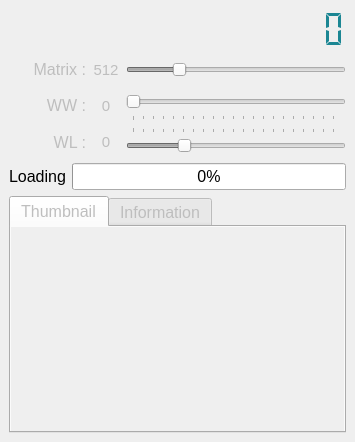
  <widget class="QDockWidget" name="dockWidgetBrowse">
   <property name="enabled">
    <bool>true</bool>
   </property>
   <property name="minimumSize">
    <size>
     <width>355</width>
     <height>442</height>
    </size>
   </property>
   <property name="baseSize">
    <size>
     <width>0</width>
     <height>0</height>
    </size>
   </property>
   <property name="font">
    <font>
     <pointsize>12</pointsize>
     <bold>false</bold>
     <stylestrategy>PreferDefault</stylestrategy>
    </font>
   </property>
   <property name="toolTip">
    <string>Browse</string>
   </property>
   <property name="statusTip">
    <string>Browse</string>
   </property>
   <property name="autoFillBackground">
    <bool>false</bool>
   </property>
   <property name="styleSheet">
    <string notr="true"/>
   </property>
   <property name="floating">
    <bool>false</bool>
   </property>
   <property name="features">
    <set>QDockWidget::DockWidgetClosable|QDockWidget::DockWidgetMovable</set>
   </property>
   <property name="windowTitle">
    <string>Browse</string>
   </property>
   <attribute name="dockWidgetArea">
    <number>1</number>
   </attribute>
   <widget class="QWidget" name="dockWidgetContentsBrowse">
    <layout class="QVBoxLayout" name="verticalLayout">
     <item>
      <widget class="QWidget" name="widget" native="true">
       <layout class="QVBoxLayout" name="verticalLayout_3">
        <property name="leftMargin">
         <number>0</number>
        </property>
        <property name="topMargin">
         <number>0</number>
        </property>
        <property name="rightMargin">
         <number>0</number>
        </property>
        <property name="bottomMargin">
         <number>0</number>
        </property>
        <item alignment="Qt::AlignRight">
         <widget class="QLCDNumber" name="lcdNumber">
          <property name="enabled">
           <bool>true</bool>
          </property>
          <property name="sizePolicy">
           <sizepolicy hsizetype="Fixed" vsizetype="Fixed">
            <horstretch>0</horstretch>
            <verstretch>0</verstretch>
           </sizepolicy>
          </property>
          <property name="minimumSize">
           <size>
            <width>100</width>
            <height>40</height>
           </size>
          </property>
          <property name="font">
           <font>
            <pointsize>10</pointsize>
            <bold>false</bold>
            <stylestrategy>PreferDefault</stylestrategy>
           </font>
          </property>
          <property name="mouseTracking">
           <bool>false</bool>
          </property>
          <property name="toolTip">
           <string>LCD</string>
          </property>
          <property name="toolTipDuration">
           <number>-1</number>
          </property>
          <property name="statusTip">
           <string>LCD</string>
          </property>
          <property name="autoFillBackground">
           <bool>false</bool>
          </property>
          <property name="styleSheet">
           <string notr="true">color: rgb(27, 134, 147);</string>
          </property>
          <property name="frameShape">
           <enum>QFrame::NoFrame</enum>
          </property>
          <property name="frameShadow">
           <enum>QFrame::Plain</enum>
          </property>
          <property name="lineWidth">
           <number>0</number>
          </property>
          <property name="smallDecimalPoint">
           <bool>false</bool>
          </property>
          <property name="segmentStyle">
           <enum>QLCDNumber::Flat</enum>
          </property>
         </widget>
        </item>
        <item>
         <layout class="QHBoxLayout" name="horizontalLayoutMatrix">
          <property name="spacing">
           <number>0</number>
          </property>
          <item alignment="Qt::AlignLeft">
           <widget class="QLabel" name="labelmatrix">
            <property name="enabled">
             <bool>false</bool>
            </property>
            <property name="sizePolicy">
             <sizepolicy hsizetype="Preferred" vsizetype="Preferred">
              <horstretch>0</horstretch>
              <verstretch>0</verstretch>
             </sizepolicy>
            </property>
            <property name="minimumSize">
             <size>
              <width>77</width>
              <height>30</height>
             </size>
            </property>
            <property name="font">
             <font>
              <pointsize>12</pointsize>
              <bold>false</bold>
              <stylestrategy>PreferDefault</stylestrategy>
             </font>
            </property>
            <property name="mouseTracking">
             <bool>true</bool>
            </property>
            <property name="toolTip">
             <string>Matrix</string>
            </property>
            <property name="statusTip">
             <string>Matrix</string>
            </property>
            <property name="text">
             <string>&lt;html&gt;&lt;head/&gt;&lt;body&gt;&lt;p&gt;Matrix :&lt;/p&gt;&lt;/body&gt;&lt;/html&gt;</string>
            </property>
            <property name="scaledContents">
             <bool>false</bool>
            </property>
            <property name="alignment">
             <set>Qt::AlignRight|Qt::AlignTrailing|Qt::AlignVCenter</set>
            </property>
            <property name="wordWrap">
             <bool>false</bool>
            </property>
           </widget>
          </item>
          <item>
           <widget class="QLabel" name="labelMatrix">
            <property name="enabled">
             <bool>false</bool>
            </property>
            <property name="sizePolicy">
             <sizepolicy hsizetype="Fixed" vsizetype="Fixed">
              <horstretch>0</horstretch>
              <verstretch>0</verstretch>
             </sizepolicy>
            </property>
            <property name="minimumSize">
             <size>
              <width>40</width>
              <height>30</height>
             </size>
            </property>
            <property name="baseSize">
             <size>
              <width>0</width>
              <height>0</height>
             </size>
            </property>
            <property name="font">
             <font>
              <pointsize>11</pointsize>
              <bold>false</bold>
              <stylestrategy>PreferDefault</stylestrategy>
             </font>
            </property>
            <property name="toolTip">
             <string>Matrix Value</string>
            </property>
            <property name="statusTip">
             <string>Matrix Value</string>
            </property>
            <property name="text">
             <string>512</string>
            </property>
            <property name="scaledContents">
             <bool>false</bool>
            </property>
            <property name="alignment">
             <set>Qt::AlignCenter</set>
            </property>
           </widget>
          </item>
          <item>
           <widget class="QSlider" name="horizontalSliderMatrix">
            <property name="enabled">
             <bool>false</bool>
            </property>
            <property name="minimumSize">
             <size>
              <width>0</width>
              <height>20</height>
             </size>
            </property>
            <property name="toolTip">
             <string>Set Matrix</string>
            </property>
            <property name="statusTip">
             <string>Set Matrix</string>
            </property>
            <property name="minimum">
             <number>64</number>
            </property>
            <property name="maximum">
             <number>2048</number>
            </property>
            <property name="value">
             <number>512</number>
            </property>
            <property name="orientation">
             <enum>Qt::Horizontal</enum>
            </property>
            <property name="invertedAppearance">
             <bool>false</bool>
            </property>
            <property name="invertedControls">
             <bool>false</bool>
            </property>
            <property name="tickPosition">
             <enum>QSlider::NoTicks</enum>
            </property>
           </widget>
          </item>
         </layout>
        </item>
        <item>
         <layout class="QHBoxLayout" name="horizontalLayoutWW">
          <property name="spacing">
           <number>0</number>
          </property>
          <item>
           <widget class="QLabel" name="labelww">
            <property name="enabled">
             <bool>false</bool>
            </property>
            <property name="sizePolicy">
             <sizepolicy hsizetype="Preferred" vsizetype="Preferred">
              <horstretch>0</horstretch>
              <verstretch>0</verstretch>
             </sizepolicy>
            </property>
            <property name="minimumSize">
             <size>
              <width>77</width>
              <height>30</height>
             </size>
            </property>
            <property name="font">
             <font>
              <pointsize>12</pointsize>
              <bold>false</bold>
              <stylestrategy>PreferDefault</stylestrategy>
             </font>
            </property>
            <property name="mouseTracking">
             <bool>true</bool>
            </property>
            <property name="text">
             <string>&lt;html&gt;&lt;head/&gt;&lt;body&gt;&lt;p&gt;WW :&lt;/p&gt;&lt;/body&gt;&lt;/html&gt;</string>
            </property>
            <property name="alignment">
             <set>Qt::AlignRight|Qt::AlignTrailing|Qt::AlignVCenter</set>
            </property>
           </widget>
          </item>
          <item>
           <widget class="QLabel" name="labelWW">
            <property name="enabled">
             <bool>false</bool>
            </property>
            <property name="sizePolicy">
             <sizepolicy hsizetype="Fixed" vsizetype="Fixed">
              <horstretch>0</horstretch>
              <verstretch>0</verstretch>
             </sizepolicy>
            </property>
            <property name="minimumSize">
             <size>
              <width>40</width>
              <height>30</height>
             </size>
            </property>
            <property name="font">
             <font>
              <pointsize>11</pointsize>
              <bold>false</bold>
              <stylestrategy>PreferDefault</stylestrategy>
             </font>
            </property>
            <property name="toolTip">
             <string>Window Width Value</string>
            </property>
            <property name="statusTip">
             <string>Window Width Value</string>
            </property>
            <property name="text">
             <string>0</string>
            </property>
            <property name="alignment">
             <set>Qt::AlignCenter</set>
            </property>
           </widget>
          </item>
          <item>
           <widget class="QSlider" name="horizontalSliderWW">
            <property name="enabled">
             <bool>false</bool>
            </property>
            <property name="minimumSize">
             <size>
              <width>0</width>
              <height>30</height>
             </size>
            </property>
            <property name="toolTip">
             <string>Set Window Width</string>
            </property>
            <property name="statusTip">
             <string>Set Window Width</string>
            </property>
            <property name="minimum">
             <number>1</number>
            </property>
            <property name="maximum">
             <number>4095</number>
            </property>
            <property name="pageStep">
             <number>200</number>
            </property>
            <property name="orientation">
             <enum>Qt::Horizontal</enum>
            </property>
            <property name="tickPosition">
             <enum>QSlider::TicksBelow</enum>
            </property>
           </widget>
          </item>
         </layout>
        </item>
        <item>
         <layout class="QHBoxLayout" name="horizontalLayoutWL">
          <property name="spacing">
           <number>0</number>
          </property>
          <item>
           <widget class="QLabel" name="labelwl">
            <property name="enabled">
             <bool>false</bool>
            </property>
            <property name="sizePolicy">
             <sizepolicy hsizetype="Preferred" vsizetype="Preferred">
              <horstretch>0</horstretch>
              <verstretch>0</verstretch>
             </sizepolicy>
            </property>
            <property name="minimumSize">
             <size>
              <width>77</width>
              <height>30</height>
             </size>
            </property>
            <property name="font">
             <font>
              <pointsize>12</pointsize>
              <bold>false</bold>
              <stylestrategy>PreferDefault</stylestrategy>
             </font>
            </property>
            <property name="toolTip">
             <string>Window Level</string>
            </property>
            <property name="statusTip">
             <string>Window Level</string>
            </property>
            <property name="text">
             <string>WL :</string>
            </property>
            <property name="alignment">
             <set>Qt::AlignRight|Qt::AlignTrailing|Qt::AlignVCenter</set>
            </property>
           </widget>
          </item>
          <item>
           <widget class="QLabel" name="labelWL">
            <property name="enabled">
             <bool>false</bool>
            </property>
            <property name="sizePolicy">
             <sizepolicy hsizetype="Fixed" vsizetype="Fixed">
              <horstretch>0</horstretch>
              <verstretch>0</verstretch>
             </sizepolicy>
            </property>
            <property name="minimumSize">
             <size>
              <width>40</width>
              <height>30</height>
             </size>
            </property>
            <property name="font">
             <font>
              <pointsize>11</pointsize>
              <bold>false</bold>
              <stylestrategy>PreferDefault</stylestrategy>
             </font>
            </property>
            <property name="toolTip">
             <string>Window Level Value</string>
            </property>
            <property name="statusTip">
             <string>Window Level Value</string>
            </property>
            <property name="frameShape">
             <enum>QFrame::NoFrame</enum>
            </property>
            <property name="frameShadow">
             <enum>QFrame::Plain</enum>
            </property>
            <property name="text">
             <string>0</string>
            </property>
            <property name="alignment">
             <set>Qt::AlignCenter</set>
            </property>
           </widget>
          </item>
          <item>
           <widget class="QSlider" name="horizontalSliderWL">
            <property name="enabled">
             <bool>false</bool>
            </property>
            <property name="minimumSize">
             <size>
              <width>0</width>
              <height>30</height>
             </size>
            </property>
            <property name="toolTip">
             <string>Set Window Level</string>
            </property>
            <property name="statusTip">
             <string>Set Window Level</string>
            </property>
            <property name="minimum">
             <number>-1024</number>
            </property>
            <property name="maximum">
             <number>3071</number>
            </property>
            <property name="pageStep">
             <number>200</number>
            </property>
            <property name="orientation">
             <enum>Qt::Horizontal</enum>
            </property>
            <property name="tickPosition">
             <enum>QSlider::TicksAbove</enum>
            </property>
           </widget>
          </item>
         </layout>
        </item>
       </layout>
      </widget>
     </item>
     <item>
      <widget class="QWidget" name="widgetLoading" native="true">
       <property name="enabled">
        <bool>true</bool>
       </property>
       <layout class="QVBoxLayout" name="verticalLayout_2">
        <property name="leftMargin">
         <number>0</number>
        </property>
        <property name="topMargin">
         <number>0</number>
        </property>
        <property name="rightMargin">
         <number>0</number>
        </property>
        <property name="bottomMargin">
         <number>0</number>
        </property>
        <item>
         <layout class="QHBoxLayout" name="horizontalLayoutLoading">
          <item>
           <widget class="QLabel" name="labelLoading">
            <property name="font">
             <font>
              <pointsize>12</pointsize>
              <bold>false</bold>
              <stylestrategy>PreferDefault</stylestrategy>
             </font>
            </property>
            <property name="text">
             <string>Loading</string>
            </property>
           </widget>
          </item>
          <item>
           <widget class="QProgressBar" name="progressBarLoading">
            <property name="font">
             <font>
              <pointsize>12</pointsize>
              <bold>false</bold>
              <stylestrategy>PreferDefault</stylestrategy>
             </font>
            </property>
            <property name="styleSheet">
             <string notr="true"/>
            </property>
            <property name="minimum">
             <number>0</number>
            </property>
            <property name="value">
             <number>0</number>
            </property>
           </widget>
          </item>
         </layout>
        </item>
       </layout>
      </widget>
     </item>
     <item>
      <widget class="QTabWidget" name="tabWidget">
       <property name="enabled">
        <bool>false</bool>
       </property>
       <property name="minimumSize">
        <size>
         <width>0</width>
         <height>200</height>
        </size>
       </property>
       <property name="font">
        <font>
         <pointsize>12</pointsize>
         <bold>false</bold>
         <stylestrategy>PreferDefault</stylestrategy>
        </font>
       </property>
       <property name="toolTip">
        <string/>
       </property>
       <property name="statusTip">
        <string/>
       </property>
       <property name="styleSheet">
        <string notr="true"/>
       </property>
       <property name="tabPosition">
        <enum>QTabWidget::North</enum>
       </property>
       <property name="tabShape">
        <enum>QTabWidget::Rounded</enum>
       </property>
       <property name="currentIndex">
        <number>0</number>
       </property>
       <property name="documentMode">
        <bool>false</bool>
       </property>
       <property name="tabsClosable">
        <bool>false</bool>
       </property>
       <property name="movable">
        <bool>true</bool>
       </property>
       <property name="tabBarAutoHide">
        <bool>true</bool>
       </property>
       <widget class="QWidget" name="Thumbnail">
        <attribute name="title">
         <string>Thumbnail</string>
        </attribute>
        <attribute name="toolTip">
         <string>Thumbnail</string>
        </attribute>
        <layout class="QVBoxLayout" name="verticalLayout_4">
         <property name="spacing">
          <number>0</number>
         </property>
         <property name="leftMargin">
          <number>0</number>
         </property>
         <property name="topMargin">
          <number>0</number>
         </property>
         <property name="rightMargin">
          <number>0</number>
         </property>
         <property name="bottomMargin">
          <number>0</number>
         </property>
         <item>
          <widget class="QListWidget" name="listWidget">
           <property name="enabled">
            <bool>false</bool>
           </property>
           <property name="sizePolicy">
            <sizepolicy hsizetype="Expanding" vsizetype="Expanding">
             <horstretch>0</horstretch>
             <verstretch>0</verstretch>
            </sizepolicy>
           </property>
           <property name="minimumSize">
            <size>
             <width>173</width>
             <height>0</height>
            </size>
           </property>
           <property name="sizeIncrement">
            <size>
             <width>0</width>
             <height>0</height>
            </size>
           </property>
           <property name="font">
            <font>
             <pointsize>11</pointsize>
             <bold>false</bold>
             <stylestrategy>PreferDefault</stylestrategy>
            </font>
           </property>
           <property name="frameShape">
            <enum>QFrame::NoFrame</enum>
           </property>
           <property name="frameShadow">
            <enum>QFrame::Plain</enum>
           </property>
           <property name="lineWidth">
            <number>0</number>
           </property>
           <property name="iconSize">
            <size>
             <width>150</width>
             <height>150</height>
            </size>
           </property>
           <property name="movement">
            <enum>QListView::Static</enum>
           </property>
           <property name="resizeMode">
            <enum>QListView::Adjust</enum>
           </property>
           <property name="spacing">
            <number>5</number>
           </property>
           <property name="viewMode">
            <enum>QListView::IconMode</enum>
           </property>
           <property name="uniformItemSizes">
            <bool>false</bool>
           </property>
          </widget>
         </item>
        </layout>
       </widget>
       <widget class="QWidget" name="Information">
        <attribute name="title">
         <string>Information</string>
        </attribute>
        <attribute name="toolTip">
         <string>Information</string>
        </attribute>
        <layout class="QVBoxLayout" name="verticalLayout_5">
         <property name="spacing">
          <number>0</number>
         </property>
         <property name="leftMargin">
          <number>0</number>
         </property>
         <property name="topMargin">
          <number>0</number>
         </property>
         <property name="rightMargin">
          <number>0</number>
         </property>
         <property name="bottomMargin">
          <number>0</number>
         </property>
         <item>
          <widget class="QTextBrowser" name="textBrowser">
           <property name="enabled">
            <bool>false</bool>
           </property>
           <property name="font">
            <font>
             <pointsize>11</pointsize>
             <bold>false</bold>
             <stylestrategy>PreferDefault</stylestrategy>
            </font>
           </property>
           <property name="cursor" stdset="0">
            <cursorShape>IBeamCursor</cursorShape>
           </property>
           <property name="frameShape">
            <enum>QFrame::Panel</enum>
           </property>
           <property name="frameShadow">
            <enum>QFrame::Plain</enum>
           </property>
           <property name="lineWidth">
            <number>0</number>
           </property>
           <property name="lineWrapMode">
            <enum>QTextEdit::NoWrap</enum>
           </property>
           <property name="readOnly">
            <bool>true</bool>
           </property>
          </widget>
         </item>
        </layout>
       </widget>
      </widget>
     </item>
    </layout>
   </widget>
  </widget>
